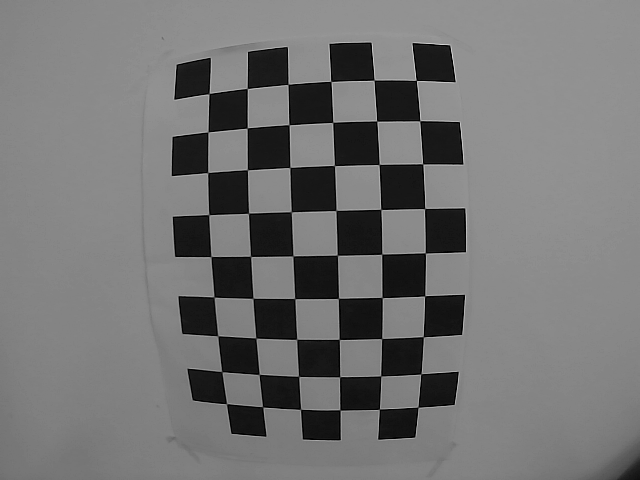
#> input picture CreateA/pic/pic0.png, 640 x 480 px, given in place of the camera
$ python '霍夫变换.py'   (older library calls are emulated)
#> lines starting #> are read from the running program, lines starting #| are printed output that depends on the picture; after the words box and inside, x2 and y2 are one past the last pixel; in counts of white or black regions, pixels touching at a corner belong together
# coding:utf-8
import numpy as np
import cv2
import time

cap = cv2.VideoCapture(1)
cap.set(5, 120)
cap.set(3, 160)
cap.set(4, 120)

DIM = (160, 120)
K = np.array([[99.4258503276217, 0.0, 78.82468853503748], [0.0, 99.48655709062508, 56.50370696954958], [0.0, 0.0, 1.0]])
D = np.array([[-0.054589320778828936], [-0.38118622492409726], [1.1750597946154482], [-1.256404940962829]])

hengzhe = [1, 1, 1]
shuzhe = [1, 1, 1]
get_heng = 0
get_shu = 0
get_shu_pass, get_heng_pass = 0, 0
hengxianloc, hengxianlocup, hengxianlocdown = 50, 50, 50
shuxianloc, shuxianlocup, shuxianlocdown = 45, 45, 45
shifoupandingflag = 1
jiansuflag = 0
danciget = 0  # 当一条线被监测到了的时候，另一条线需要检测
lineleave_heng, lineleave_shu = 0, 0
kuandu = 6
baifenbi = 0.8
deltaheng, deltahengflag, deltashu, deltashuflag, thetaheng, thetahengflag, thetashu, thetashuflag = 0.0, 0, 0.0, 0, 0.0, 0, 0.0, 0
shiziflag = 0
teststep = [3 + 1, 4 + 1]
stickin = time.time()
angleheng, angleshu = [], []
while(1):
    ret, img = cap.read()
#> img is the input picture: shape (480, 640, 3); min 0, max 214, mean 115.3
    (lower, upper) = ([0, 0, 50], [255, 255, 255])
    lower = np.array(lower, dtype="uint8")
    upper = np.array(upper, dtype="uint8")
    mask = cv2.inRange(img, lower, upper)
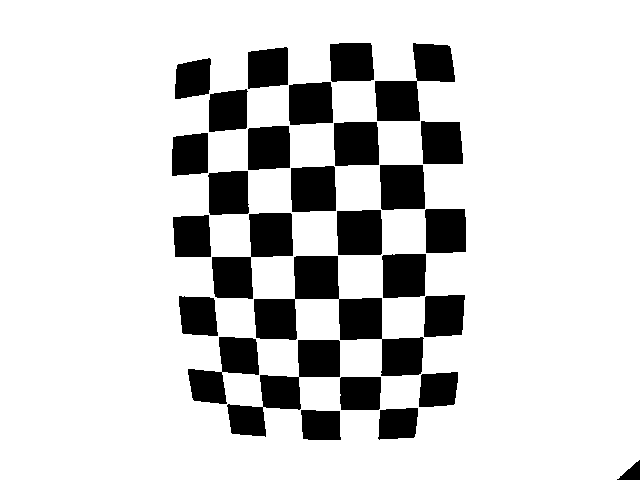
#> mask: shape (480, 640); 82.3% white; 28 black regions, largest, box (x1, y1, x2, y2) and area: (254, 256, 424, 376) 6768, (227, 340, 340, 437) 3803, (212, 213, 293, 299) 3420
    img = cv2.bitwise_and(img, img, mask=mask)
    # ############## img的色彩提取 @ input:img     output:img
    img = cv2.resize(img, DIM)
#> img: shape (120, 160, 3)
    map1, map2 = cv2.fisheye.initUndistortRectifyMap(K, D, np.eye(3), K, DIM, cv2.CV_16SC2)
    img = cv2.remap(img, map1, map2, interpolation=cv2.INTER_LINEAR, borderMode=cv2.BORDER_CONSTANT)
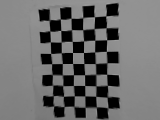
#> img: shape (120, 160, 3); min 0, max 163, mean 106.6
    # ############## img的畸变矫正 @ input:img   output:img
    # cv2.imshow('img', img)
    # cv2.imshow('imgcopy', img[0:90, 0:90])
    img = img[0:160, 0:80]
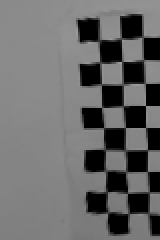
#> img: shape (120, 80, 3) (shown 2 times larger); min 0, max 157, mean 105.5
    result = img.copy()
    img = cv2.cvtColor(img, cv2.COLOR_BGR2GRAY)
#> img: shape (120, 80)
    cv2.imshow('gray',img)
    img = cv2.GaussianBlur(img, (3, 3), 0)
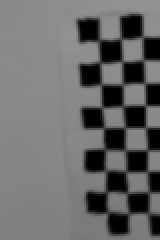
#> img: shape (120, 80) (shown 2 times larger); min 0, max 147, mean 105.5
    wtf, img = cv2.threshold(img, 132, 255, cv2.THRESH_BINARY)
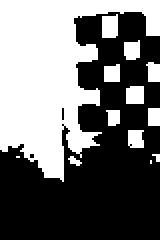
#> img: shape (120, 80) (shown 2 times larger); 44.2% white; 13 white regions (4 under 20 px), largest, box (x1, y1, x2, y2) and area: (0, 0, 80, 91) 3680, (51, 7, 59, 19) 88, (63, 43, 72, 52) 79
    cv2.imshow('erzhi', img)
    # ############## img灰度化加二值化 # input:img     output:img
    cany = cv2.GaussianBlur(img, (3, 3), 0)
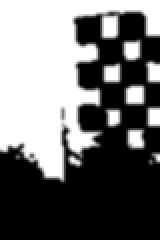
#> cany: shape (120, 80) (shown 2 times larger); min 0, max 255, mean 112.6
    edges = cv2.Canny(cany, 50, 70, apertureSize=3)
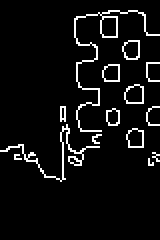
#> edges: shape (120, 80) (shown 2 times larger); 5.9% white in thin lines or dots, all inside (x1, y1, x2, y2) = (0, 5, 80, 91)
    # ############## img的canny变换  @ input:img       output:edges  img并没有变化
    cv2.imshow('edges', edges)
    lines = cv2.HoughLines(edges, 1, np.pi / 180, 32)
#> lines = None
    try:
        for line in lines:

            rho, theta = line[0]
            a = np.cos(theta)
            b = np.sin(theta)
            angle = 180 * theta / np.pi
            if angle >= 135:
                angleshu.append(angle - 180)
            if angle <= 45:
                angleshu.append(angle)
            if angle > 45 and angle < 135:
                angleheng.append(angle - 90)
            x0 = a * rho
            y0 = b * rho
            x1 = int(x0 + 1000 * (-b))
            y1 = int(y0 + 1000 * (a))
            x2 = int(x0 - 1000 * (-b))
            y2 = int(y0 - 1000 * (a))
            cv2.line(result, (x1, y1), (x2, y2), (0, 0, 255), 2)
            cv2.imshow('result', result)

    except:

        pass
    try:
        print('横线 angleheng '+str(len(angleheng))+str(sum(angleheng)/len(angleheng))+'竖线 angleshu'+str(len(angleshu))+str(sum(angleshu)/len(angleshu)))
        angleshu, angleheng = [], []
    except:
        print('线炸了')
#| 线炸了
    if cv2.waitKey(1) & 0xFF == ord('q'):
#> (key q is pressed here)
        break
    if cv2.waitKey(1) & 0xFF == ord('Q'):
        break

$ run again, on CreateA/pic/pic1.png
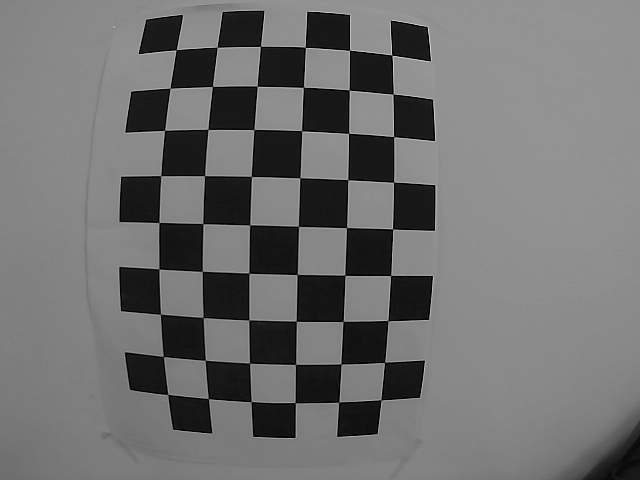
#> input picture CreateA/pic/pic1.png, 640 x 480 px, given in place of the camera
#> img is the input picture: shape (480, 640, 3); min 0, max 222, mean 111.7
#> `mask = cv2.inRange(img, lower, upper)`:
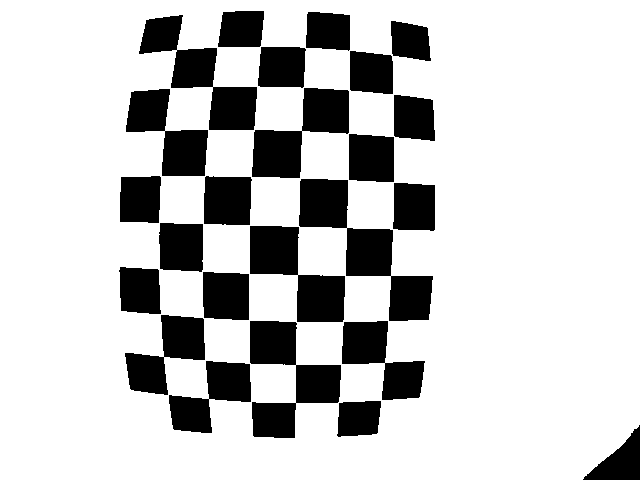
#> mask: shape (480, 640); 79.1% white; 24 black regions, largest, box (x1, y1, x2, y2) and area: (299, 179, 433, 321) 6255, (250, 321, 341, 438) 5131, (139, 15, 257, 130) 4778
#> edges: shape (120, 80); 6.9% white in thin lines or dots, all inside (x1, y1, x2, y2) = (0, 0, 80, 105)
#> lines = [[23, 0.0349]]
#> the loop `for line in lines: ` made 1 pass
#> (rho, theta, a, b, angle, x0, y0, x1) on pass 1: (23, 0.0349, 0.999, 0.0349, 2, 22.99, 0.803, -11)
#> pass 1, `cv2.imshow('result', result)`:
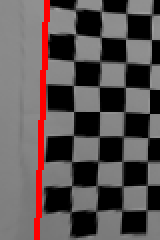
#> window 'result': shape (120, 80, 3) (shown 2 times larger); mean B, G, R 82.8, 82.8, 92.4
#> after the loop `for line in lines:`: angleheng = []; angleshu = [2]

$ run again, on CreateA/pic/pic10.png
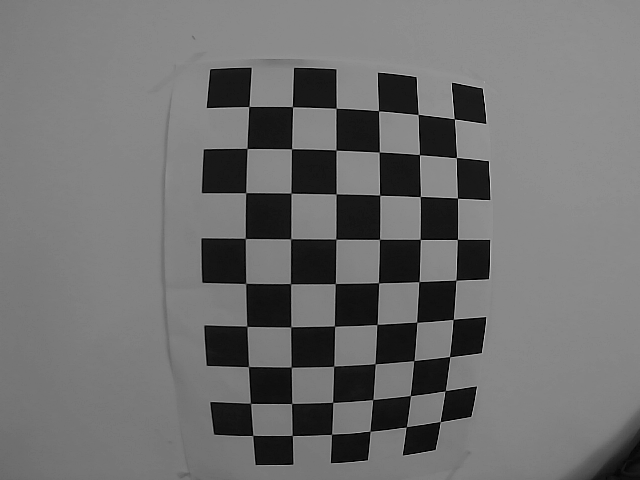
#> input picture CreateA/pic/pic10.png, 640 x 480 px, given in place of the camera
#> img is the input picture: shape (480, 640, 3); min 0, max 225, mean 111.5
#> `mask = cv2.inRange(img, lower, upper)`:
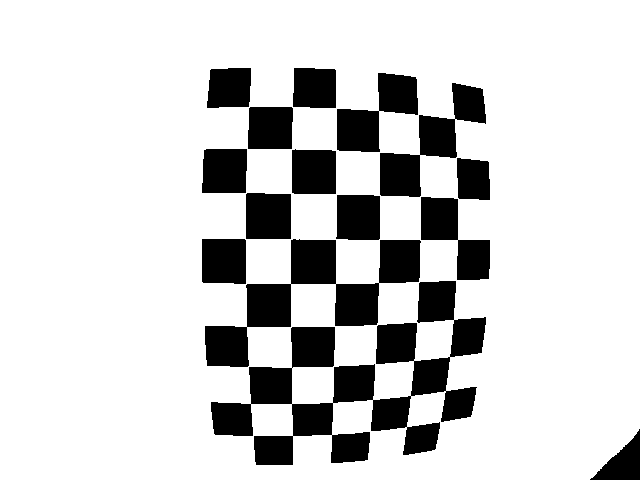
#> mask: shape (480, 640); 82.3% white; 15 black regions, largest, box (x1, y1, x2, y2) and area: (211, 281, 486, 465) 17688, (205, 239, 421, 367) 9079, (380, 83, 486, 197) 4226
#> `edges = cv2.Canny(cany, 50, 70, apertureSize=3)`:
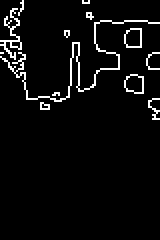
#> edges: shape (120, 80) (shown 2 times larger); 4.8% white in thin lines or dots, all inside (x1, y1, x2, y2) = (0, 0, 80, 60)
#> lines = None
#| 线炸了
